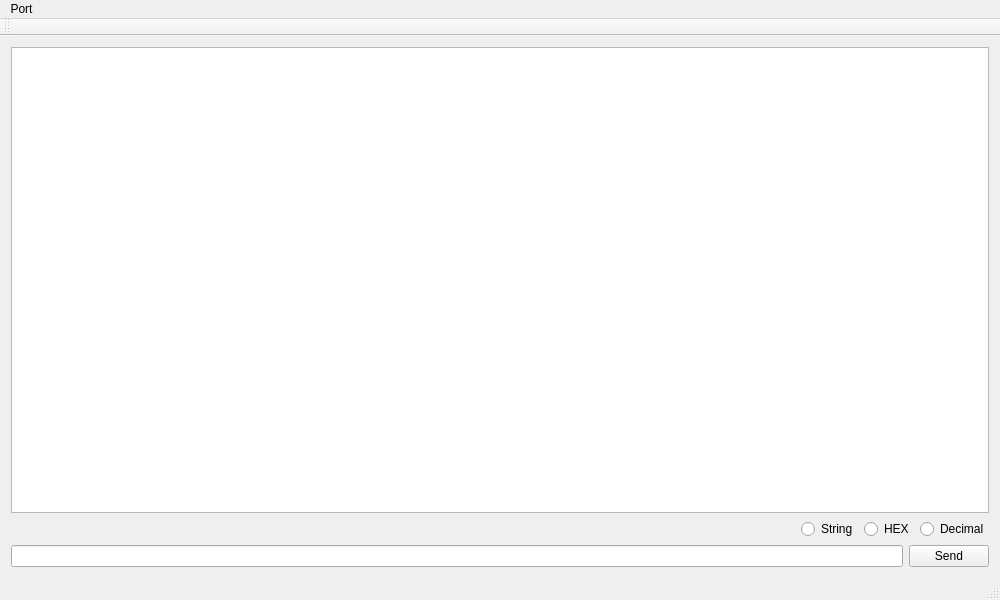
<?xml version="1.0" encoding="UTF-8"?>
<ui version="4.0">
 <class>Terminal</class>
 <widget class="QMainWindow" name="Terminal">
  <property name="geometry">
   <rect>
    <x>0</x>
    <y>0</y>
    <width>1000</width>
    <height>600</height>
   </rect>
  </property>
  <property name="windowTitle">
   <string>Terminal</string>
  </property>
  <widget class="QWidget" name="centralWidget">
   <layout class="QGridLayout" name="gridLayout">
    <item row="0" column="0">
     <layout class="QVBoxLayout" name="verticalLayout">
      <item>
       <widget class="QTextEdit" name="TxtReceive">
        <property name="readOnly">
         <bool>true</bool>
        </property>
       </widget>
      </item>
      <item>
       <layout class="QHBoxLayout" name="horizontalLayout_2">
        <item>
         <spacer name="horizontalSpacer">
          <property name="orientation">
           <enum>Qt::Horizontal</enum>
          </property>
          <property name="sizeHint" stdset="0">
           <size>
            <width>40</width>
            <height>20</height>
           </size>
          </property>
         </spacer>
        </item>
        <item>
         <widget class="QRadioButton" name="radioString">
          <property name="text">
           <string>String</string>
          </property>
         </widget>
        </item>
        <item>
         <widget class="QRadioButton" name="radioHex">
          <property name="text">
           <string>HEX</string>
          </property>
         </widget>
        </item>
        <item>
         <widget class="QRadioButton" name="radioDec">
          <property name="text">
           <string>Decimal</string>
          </property>
         </widget>
        </item>
       </layout>
      </item>
      <item>
       <layout class="QHBoxLayout" name="horizontalLayout">
        <item>
         <widget class="QLineEdit" name="lnSend"/>
        </item>
        <item>
         <widget class="QPushButton" name="buttonSend">
          <property name="text">
           <string>Send</string>
          </property>
         </widget>
        </item>
       </layout>
      </item>
     </layout>
    </item>
   </layout>
  </widget>
  <widget class="QMenuBar" name="menuBar">
   <property name="geometry">
    <rect>
     <x>0</x>
     <y>0</y>
     <width>1000</width>
     <height>25</height>
    </rect>
   </property>
   <widget class="QMenu" name="menuPort">
    <property name="title">
     <string>Port</string>
    </property>
    <addaction name="actionOpen"/>
    <addaction name="actionClose"/>
    <addaction name="actionSetting"/>
   </widget>
   <addaction name="menuPort"/>
  </widget>
  <widget class="QToolBar" name="mainToolBar">
   <attribute name="toolBarArea">
    <enum>TopToolBarArea</enum>
   </attribute>
   <attribute name="toolBarBreak">
    <bool>false</bool>
   </attribute>
  </widget>
  <widget class="QStatusBar" name="statusBar"/>
  <action name="actionOpen">
   <property name="checkable">
    <bool>true</bool>
   </property>
   <property name="icon">
    <iconset resource="resource.qrc">
     <normaloff>:/resource/Resource/COM.png</normaloff>:/resource/Resource/COM.png</iconset>
   </property>
   <property name="text">
    <string>Open</string>
   </property>
   <property name="shortcut">
    <string>Ctrl+O</string>
   </property>
  </action>
  <action name="actionClose">
   <property name="icon">
    <iconset resource="resource.qrc">
     <normaloff>:/resource/Resource/Close.png</normaloff>:/resource/Resource/Close.png</iconset>
   </property>
   <property name="text">
    <string>Close</string>
   </property>
   <property name="shortcut">
    <string>Ctrl+W</string>
   </property>
  </action>
  <action name="actionSetting">
   <property name="icon">
    <iconset resource="resource.qrc">
     <normaloff>:/resource/Resource/setting.png</normaloff>:/resource/Resource/setting.png</iconset>
   </property>
   <property name="text">
    <string>Setting</string>
   </property>
   <property name="shortcut">
    <string>Ctrl+D</string>
   </property>
  </action>
 </widget>
 <layoutdefault spacing="6" margin="11"/>
 <resources>
  <include location="resource.qrc"/>
 </resources>
 <connections>
  <connection>
   <sender>lnSend</sender>
   <signal>returnPressed()</signal>
   <receiver>buttonSend</receiver>
   <slot>click()</slot>
   <hints>
    <hint type="sourcelabel">
     <x>856</x>
     <y>555</y>
    </hint>
    <hint type="destinationlabel">
     <x>940</x>
     <y>554</y>
    </hint>
   </hints>
  </connection>
 </connections>
</ui>
